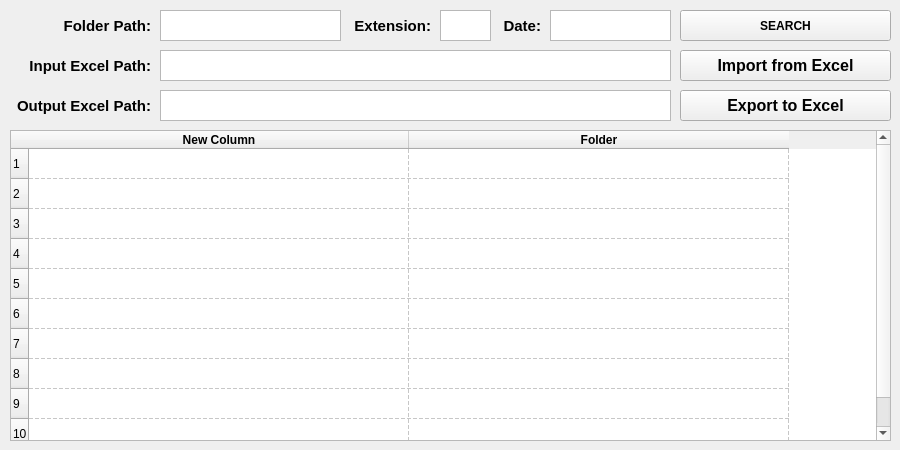
<?xml version="1.0" encoding="UTF-8"?>
<ui version="4.0">
 <class>MainWindow</class>
 <widget class="QMainWindow" name="MainWindow">
  <property name="geometry">
   <rect>
    <x>0</x>
    <y>0</y>
    <width>900</width>
    <height>450</height>
   </rect>
  </property>
  <property name="windowTitle">
   <string>File Filter</string>
  </property>
  <widget class="QWidget" name="centralwidget">
   <widget class="QTextEdit" name="text_InputFolder">
    <property name="geometry">
     <rect>
      <x>160</x>
      <y>10</y>
      <width>181</width>
      <height>31</height>
     </rect>
    </property>
   </widget>
   <widget class="QTextEdit" name="text_InputExtension">
    <property name="geometry">
     <rect>
      <x>440</x>
      <y>10</y>
      <width>51</width>
      <height>31</height>
     </rect>
    </property>
   </widget>
   <widget class="QPushButton" name="btn_Search">
    <property name="geometry">
     <rect>
      <x>680</x>
      <y>10</y>
      <width>211</width>
      <height>31</height>
     </rect>
    </property>
    <property name="font">
     <font>
      <weight>75</weight>
      <bold>true</bold>
     </font>
    </property>
    <property name="styleSheet">
     <string notr="true"/>
    </property>
    <property name="text">
     <string>SEARCH</string>
    </property>
   </widget>
   <widget class="QTextEdit" name="text_InputExcelPath">
    <property name="geometry">
     <rect>
      <x>160</x>
      <y>50</y>
      <width>511</width>
      <height>31</height>
     </rect>
    </property>
   </widget>
   <widget class="QPushButton" name="btn_ImportExcel">
    <property name="geometry">
     <rect>
      <x>680</x>
      <y>50</y>
      <width>211</width>
      <height>31</height>
     </rect>
    </property>
    <property name="font">
     <font>
      <pointsize>12</pointsize>
      <weight>75</weight>
      <bold>true</bold>
     </font>
    </property>
    <property name="styleSheet">
     <string notr="true"/>
    </property>
    <property name="text">
     <string>Import from Excel</string>
    </property>
   </widget>
   <widget class="QTextEdit" name="text_OutputExcelPath">
    <property name="geometry">
     <rect>
      <x>160</x>
      <y>90</y>
      <width>511</width>
      <height>31</height>
     </rect>
    </property>
   </widget>
   <widget class="QPushButton" name="btn_ExportExcel">
    <property name="geometry">
     <rect>
      <x>680</x>
      <y>90</y>
      <width>211</width>
      <height>31</height>
     </rect>
    </property>
    <property name="font">
     <font>
      <pointsize>12</pointsize>
      <weight>75</weight>
      <bold>true</bold>
     </font>
    </property>
    <property name="styleSheet">
     <string notr="true"/>
    </property>
    <property name="text">
     <string>Export to Excel</string>
    </property>
   </widget>
   <widget class="QTableWidget" name="tableWidget">
    <property name="geometry">
     <rect>
      <x>10</x>
      <y>130</y>
      <width>881</width>
      <height>311</height>
     </rect>
    </property>
    <property name="sizePolicy">
     <sizepolicy hsizetype="Expanding" vsizetype="Expanding">
      <horstretch>0</horstretch>
      <verstretch>0</verstretch>
     </sizepolicy>
    </property>
    <property name="showGrid">
     <bool>true</bool>
    </property>
    <property name="gridStyle">
     <enum>Qt::DashLine</enum>
    </property>
    <attribute name="horizontalHeaderCascadingSectionResizes">
     <bool>false</bool>
    </attribute>
    <attribute name="horizontalHeaderDefaultSectionSize">
     <number>380</number>
    </attribute>
    <attribute name="horizontalHeaderStretchLastSection">
     <bool>false</bool>
    </attribute>
    <row>
     <property name="text">
      <string>1</string>
     </property>
    </row>
    <row>
     <property name="text">
      <string>2</string>
     </property>
    </row>
    <row>
     <property name="text">
      <string>3</string>
     </property>
    </row>
    <row>
     <property name="text">
      <string>4</string>
     </property>
    </row>
    <row>
     <property name="text">
      <string>5</string>
     </property>
    </row>
    <row>
     <property name="text">
      <string>6</string>
     </property>
    </row>
    <row>
     <property name="text">
      <string>7</string>
     </property>
    </row>
    <row>
     <property name="text">
      <string>8</string>
     </property>
    </row>
    <row>
     <property name="text">
      <string>9</string>
     </property>
    </row>
    <row>
     <property name="text">
      <string>10</string>
     </property>
    </row>
    <column>
     <property name="text">
      <string>New Column</string>
     </property>
     <property name="font">
      <font>
       <weight>75</weight>
       <bold>true</bold>
      </font>
     </property>
     <property name="textAlignment">
      <set>AlignCenter</set>
     </property>
    </column>
    <column>
     <property name="text">
      <string>Folder</string>
     </property>
     <property name="font">
      <font>
       <weight>75</weight>
       <bold>true</bold>
      </font>
     </property>
     <property name="textAlignment">
      <set>AlignCenter</set>
     </property>
    </column>
    <item row="0" column="0">
     <property name="text">
      <string/>
     </property>
     <property name="textAlignment">
      <set>AlignCenter</set>
     </property>
    </item>
    <item row="0" column="1">
     <property name="text">
      <string/>
     </property>
     <property name="textAlignment">
      <set>AlignCenter</set>
     </property>
    </item>
    <item row="1" column="0">
     <property name="text">
      <string/>
     </property>
     <property name="textAlignment">
      <set>AlignCenter</set>
     </property>
    </item>
    <item row="1" column="1">
     <property name="text">
      <string/>
     </property>
     <property name="textAlignment">
      <set>AlignCenter</set>
     </property>
    </item>
    <item row="2" column="0">
     <property name="text">
      <string/>
     </property>
     <property name="textAlignment">
      <set>AlignCenter</set>
     </property>
    </item>
    <item row="2" column="1">
     <property name="text">
      <string/>
     </property>
     <property name="textAlignment">
      <set>AlignCenter</set>
     </property>
    </item>
    <item row="3" column="0">
     <property name="text">
      <string/>
     </property>
     <property name="textAlignment">
      <set>AlignCenter</set>
     </property>
    </item>
    <item row="3" column="1">
     <property name="text">
      <string/>
     </property>
     <property name="textAlignment">
      <set>AlignCenter</set>
     </property>
    </item>
    <item row="4" column="0">
     <property name="text">
      <string/>
     </property>
     <property name="textAlignment">
      <set>AlignCenter</set>
     </property>
    </item>
    <item row="4" column="1">
     <property name="text">
      <string/>
     </property>
     <property name="textAlignment">
      <set>AlignCenter</set>
     </property>
    </item>
    <item row="5" column="0">
     <property name="text">
      <string/>
     </property>
     <property name="textAlignment">
      <set>AlignCenter</set>
     </property>
    </item>
    <item row="5" column="1">
     <property name="text">
      <string/>
     </property>
     <property name="textAlignment">
      <set>AlignCenter</set>
     </property>
    </item>
    <item row="6" column="0">
     <property name="text">
      <string/>
     </property>
     <property name="textAlignment">
      <set>AlignCenter</set>
     </property>
    </item>
    <item row="6" column="1">
     <property name="text">
      <string/>
     </property>
     <property name="textAlignment">
      <set>AlignCenter</set>
     </property>
    </item>
    <item row="7" column="0">
     <property name="text">
      <string/>
     </property>
     <property name="textAlignment">
      <set>AlignCenter</set>
     </property>
    </item>
    <item row="7" column="1">
     <property name="text">
      <string/>
     </property>
     <property name="textAlignment">
      <set>AlignCenter</set>
     </property>
    </item>
    <item row="8" column="0">
     <property name="text">
      <string/>
     </property>
     <property name="textAlignment">
      <set>AlignCenter</set>
     </property>
    </item>
    <item row="8" column="1">
     <property name="text">
      <string/>
     </property>
     <property name="textAlignment">
      <set>AlignCenter</set>
     </property>
    </item>
    <item row="9" column="0">
     <property name="text">
      <string/>
     </property>
     <property name="textAlignment">
      <set>AlignCenter</set>
     </property>
    </item>
    <item row="9" column="1">
     <property name="text">
      <string/>
     </property>
     <property name="textAlignment">
      <set>AlignCenter</set>
     </property>
    </item>
   </widget>
   <widget class="QLabel" name="lb_FolderPath">
    <property name="geometry">
     <rect>
      <x>10</x>
      <y>10</y>
      <width>141</width>
      <height>31</height>
     </rect>
    </property>
    <property name="font">
     <font>
      <pointsize>11</pointsize>
      <weight>75</weight>
      <bold>true</bold>
     </font>
    </property>
    <property name="text">
     <string>Folder Path:</string>
    </property>
    <property name="alignment">
     <set>Qt::AlignRight|Qt::AlignTrailing|Qt::AlignVCenter</set>
    </property>
   </widget>
   <widget class="QLabel" name="lb_FileExtension">
    <property name="geometry">
     <rect>
      <x>350</x>
      <y>10</y>
      <width>81</width>
      <height>31</height>
     </rect>
    </property>
    <property name="font">
     <font>
      <pointsize>11</pointsize>
      <weight>75</weight>
      <bold>true</bold>
     </font>
    </property>
    <property name="text">
     <string>Extension:</string>
    </property>
    <property name="alignment">
     <set>Qt::AlignRight|Qt::AlignTrailing|Qt::AlignVCenter</set>
    </property>
   </widget>
   <widget class="QLabel" name="lb_InputExcelPath">
    <property name="geometry">
     <rect>
      <x>10</x>
      <y>50</y>
      <width>141</width>
      <height>31</height>
     </rect>
    </property>
    <property name="font">
     <font>
      <pointsize>11</pointsize>
      <weight>75</weight>
      <bold>true</bold>
     </font>
    </property>
    <property name="text">
     <string>Input Excel Path:</string>
    </property>
    <property name="alignment">
     <set>Qt::AlignRight|Qt::AlignTrailing|Qt::AlignVCenter</set>
    </property>
   </widget>
   <widget class="QLabel" name="lb_InputExcelPath_2">
    <property name="geometry">
     <rect>
      <x>10</x>
      <y>90</y>
      <width>141</width>
      <height>31</height>
     </rect>
    </property>
    <property name="font">
     <font>
      <pointsize>11</pointsize>
      <weight>75</weight>
      <bold>true</bold>
     </font>
    </property>
    <property name="text">
     <string>Output Excel Path:</string>
    </property>
    <property name="alignment">
     <set>Qt::AlignRight|Qt::AlignTrailing|Qt::AlignVCenter</set>
    </property>
   </widget>
   <widget class="QTextEdit" name="text_InputDate">
    <property name="geometry">
     <rect>
      <x>550</x>
      <y>10</y>
      <width>121</width>
      <height>31</height>
     </rect>
    </property>
   </widget>
   <widget class="QLabel" name="lb_Date">
    <property name="geometry">
     <rect>
      <x>500</x>
      <y>10</y>
      <width>41</width>
      <height>31</height>
     </rect>
    </property>
    <property name="font">
     <font>
      <pointsize>11</pointsize>
      <weight>75</weight>
      <bold>true</bold>
     </font>
    </property>
    <property name="text">
     <string>Date:</string>
    </property>
    <property name="alignment">
     <set>Qt::AlignRight|Qt::AlignTrailing|Qt::AlignVCenter</set>
    </property>
   </widget>
  </widget>
 </widget>
 <tabstops>
  <tabstop>text_InputFolder</tabstop>
  <tabstop>text_InputExtension</tabstop>
  <tabstop>text_InputDate</tabstop>
  <tabstop>text_InputExcelPath</tabstop>
  <tabstop>text_OutputExcelPath</tabstop>
  <tabstop>btn_Search</tabstop>
  <tabstop>btn_ImportExcel</tabstop>
  <tabstop>btn_ExportExcel</tabstop>
  <tabstop>tableWidget</tabstop>
 </tabstops>
 <resources/>
 <connections/>
</ui>
